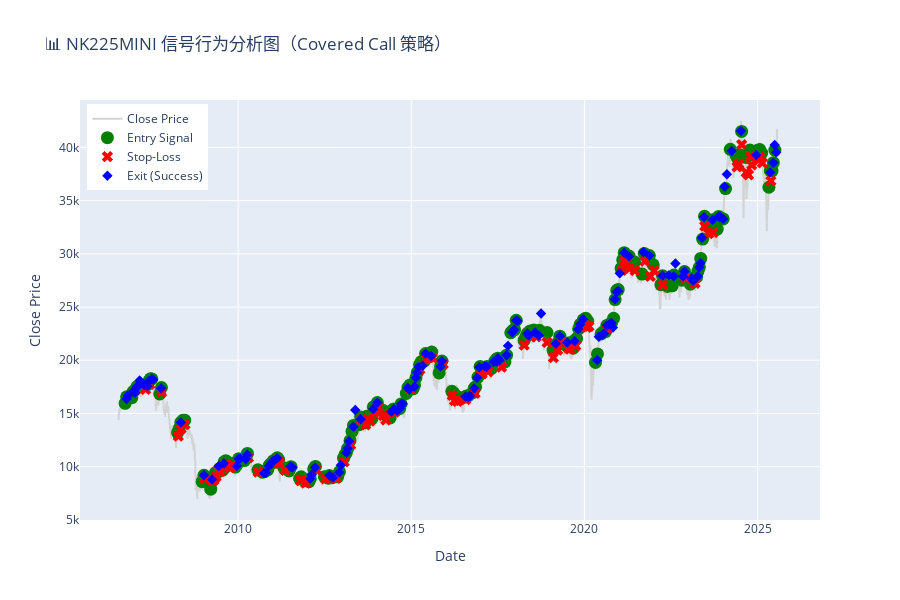

The notebook cell this image was saved under:
### Code cell
import plotly.graph_objects as go

# ✅ 复制 df 以防污染
df_plot = df.copy()

# 提取各类日期
entry_dates = res_df["entry_date"]
stop_loss_dates = res_df.loc[res_df["stop_loss_hit"], "stop_loss_date"].dropna()
success_dates = res_df.loc[~res_df["stop_loss_hit"], "exit_date"].dropna()

# 主图：收盘价曲线
fig = go.Figure()

fig.add_trace(go.Scatter(
    x=df_plot.index,
    y=df_plot["$close"],
    mode='lines',
    name='Close Price',
    line=dict(color='lightgray')
))

# ✅ 开仓点：绿色圆圈
fig.add_trace(go.Scatter(
    x=entry_dates,
    y=df_plot.loc[entry_dates, "$close"],
    mode='markers',
    name='Entry Signal',
    marker=dict(color='green', size=13, symbol='circle')
))

# ❌ 止损点：红色叉
fig.add_trace(go.Scatter(
    x=stop_loss_dates,
    y=df_plot.loc[stop_loss_dates, "$close"],
    mode='markers',
    name='Stop-Loss',
    marker=dict(color='red', size=10, symbol='x')
))

# ✅ 成功出场点：蓝色菱形
fig.add_trace(go.Scatter(
    x=success_dates,
    y=df_plot.loc[success_dates, "$close"],
    mode='markers',
    name='Exit (Success)',
    marker=dict(color='blue', size=8, symbol='diamond')
))

# 美化图表
fig.update_layout(
    title="📊 NK225MINI 信号行为分析图（Covered Call 策略）",
    xaxis_title="Date",
    yaxis_title="Close Price",
    height=600,
    legend=dict(x=0.01, y=0.99),
)

fig.show()

### Figure 1 — Plotly figure (JSON) as saved in the notebook; plotly's stock layout.template omitted (floating-point values rounded to 4 significant figures; data arrays with more than 128 entries replaced by an {"elided": "..."} marker saying what was removed)
{"data": [{"line": {"color": "lightgray"}, "mode": "lines", "name": "Close Price", "type": "scatter", "x": {"elided": "4690 str values"}, "y": {"elided": "4690 int values"}}, {"marker": {"color": "green", "size": 13, "symbol": "circle"}, "mode": "markers", "name": "Entry Signal", "type": "scatter", "x": {"elided": "231 str values"}, "y": {"elided": "231 int values"}}, {"marker": {"color": "red", "size": 10, "symbol": "x"}, "mode": "markers", "name": "Stop-Loss", "type": "scatter", "x": ["2007-05-01T00:00:00", "2007-06-13T00:00:00", "2007-10-16T00:00:00", "2008-04-10T00:00:00", "2008-05-09T00:00:00", "2008-06-10T00:00:00", "2008-06-20T00:00:00", "2009-01-08T00:00:00", "2009-04-08T00:00:00", "2009-04-21T00:00:00", "2009-05-14T00:00:00", "2009-06-23T00:00:00", "2009-08-17T00:00:00", "2009-09-02T00:00:00", "2009-10-01T00:00:00", "2009-10-28T00:00:00", "2010-04-19T00:00:00", "2010-07-30T00:00:00", "2011-01-21T00:00:00", "2011-02-23T00:00:00", "2011-03-10T00:00:00", "2011-05-13T00:00:00", "2011-10-20T00:00:00", "2011-11-01T00:00:00", "2011-12-14T00:00:00", "2012-04-04T00:00:00", "2012-07-10T00:00:00", "2012-08-30T00:00:00", "2012-10-30T00:00:00", "2013-01-23T00:00:00", "2013-04-01T00:00:00", "2013-07-25T00:00:00", "2013-09-06T00:00:00", "2013-09-30T00:00:00", "2013-10-23T00:00:00", "2013-12-05T00:00:00", "2014-01-14T00:00:00", "2014-03-12T00:00:00", "2014-04-08T00:00:00", "2014-07-10T00:00:00", "2014-12-30T00:00:00", "2015-04-01T00:00:00", "2015-06-09T00:00:00", "2015-07-06T00:00:00", "2015-08-12T00:00:00", "2015-12-04T00:00:00", "2016-03-08T00:00:00", "2016-04-01T00:00:00", "2016-05-02T00:00:00", "2016-07-29T00:00:00", "2016-11-04T00:00:00", "2016-12-29T00:00:00", "2017-01-17T00:00:00", "2017-03-22T00:00:00", "2017-08-10T00:00:00", "2018-04-06T00:00:00", "2018-06-19T00:00:00", "2018-08-10T00:00:00", "2018-12-04T00:00:00", "2019-02-08T00:00:00", "2019-03-25T00:00:00", "2019-05-07T00:00:00", "2019-07-18T00:00:00", "2019-08-01T00:00:00", "2019-10-02T00:00:00", "2019-11-21T00:00:00", "2020-01-06T00:00:00", "2020-01-27T00:00:00", "2020-02-18T00:00:00", "2020-08-28T00:00:00", "2021-01-28T00:00:00", "2021-02-26T00:00:00", "2021-03-22T00:00:00", "2021-04-20T00:00:00", "2021-06-18T00:00:00", "2021-09-30T00:00:00", "2021-11-26T00:00:00", "2022-01-07T00:00:00", "2022-04-06T00:00:00", "2022-12-02T00:00:00", "2023-03-13T00:00:00", "2023-06-23T00:00:00", "2023-08-03T00:00:00", "2023-09-21T00:00:00", "2024-05-29T00:00:00", "2024-06-17T00:00:00", "2024-07-17T00:00:00", "2024-09-03T00:00:00", "2024-09-27T00:00:00", "2024-10-21T00:00:00", "2024-10-31T00:00:00", "2025-01-10T00:00:00", "2025-01-27T00:00:00", "2025-02-20T00:00:00", "2025-05-21T00:00:00"], "y": [17270, 17735, 16990, 12875, 13565, 13970, 13970, 8855, 8655, 8735, 9060, 9570, 10185, 10265, 9950, 9985, 10855, 9500, 10345, 10580, 10345, 9655, 8685, 8730, 8450, 9725, 8870, 8935, 8900, 10460, 12055, 14385, 13930, 14485, 14295, 15090, 15625, 14800, 14385, 15130, 17320, 19140, 20125, 20240, 20235, 19640, 16695, 16200, 16130, 16310, 16895, 19000, 18720, 18920, 19350, 21415, 22205, 22200, 21675, 20245, 20965, 21665, 21135, 21050, 21370, 23100, 23305, 23100, 23185, 22945, 28440, 29345, 29115, 28610, 28420, 29300, 27885, 28410, 27070, 27705, 27235, 32600, 31900, 32000, 38165, 38440, 40255, 37640, 37425, 39145, 38350, 38790, 39055, 38545, 36845]}, {"marker": {"color": "blue", "size": 8, "symbol": "diamond"}, "mode": "markers", "name": "Exit (Success)", "type": "scatter", "x": {"elided": "136 str values"}, "y": {"elided": "136 int values"}}], "layout": {"height": 600, "legend": {"x": 0.01, "y": 0.99}, "title": {"text": "📊 NK225MINI 信号行为分析图（Covered Call 策略）"}, "xaxis": {"title": {"text": "Date"}}, "yaxis": {"title": {"text": "Close Price"}}}}
